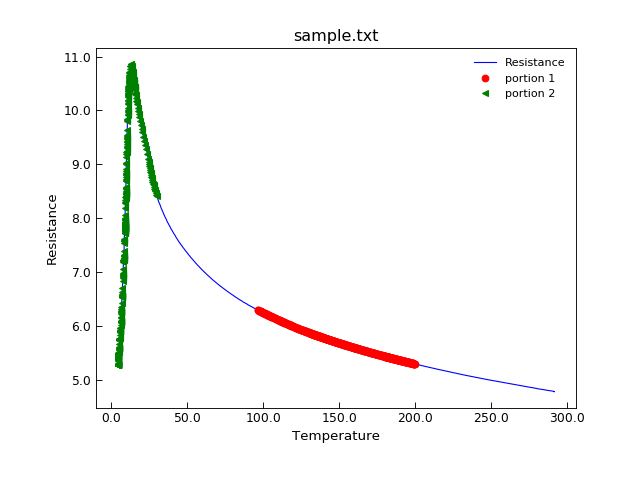

The script that drew this image:
"""Example using select method to pick out data."""
from Stoner import Data

d=Data("sample.txt",setas="xy")
d.plot(fmt="b-")
d.select(Temp__gt=75).select(Res__between=(5.3,6.3)).plot(fmt="ro",label="portion 1")
d.select(Temp__lt=30).plot(fmt="g<",label="portion 2")
